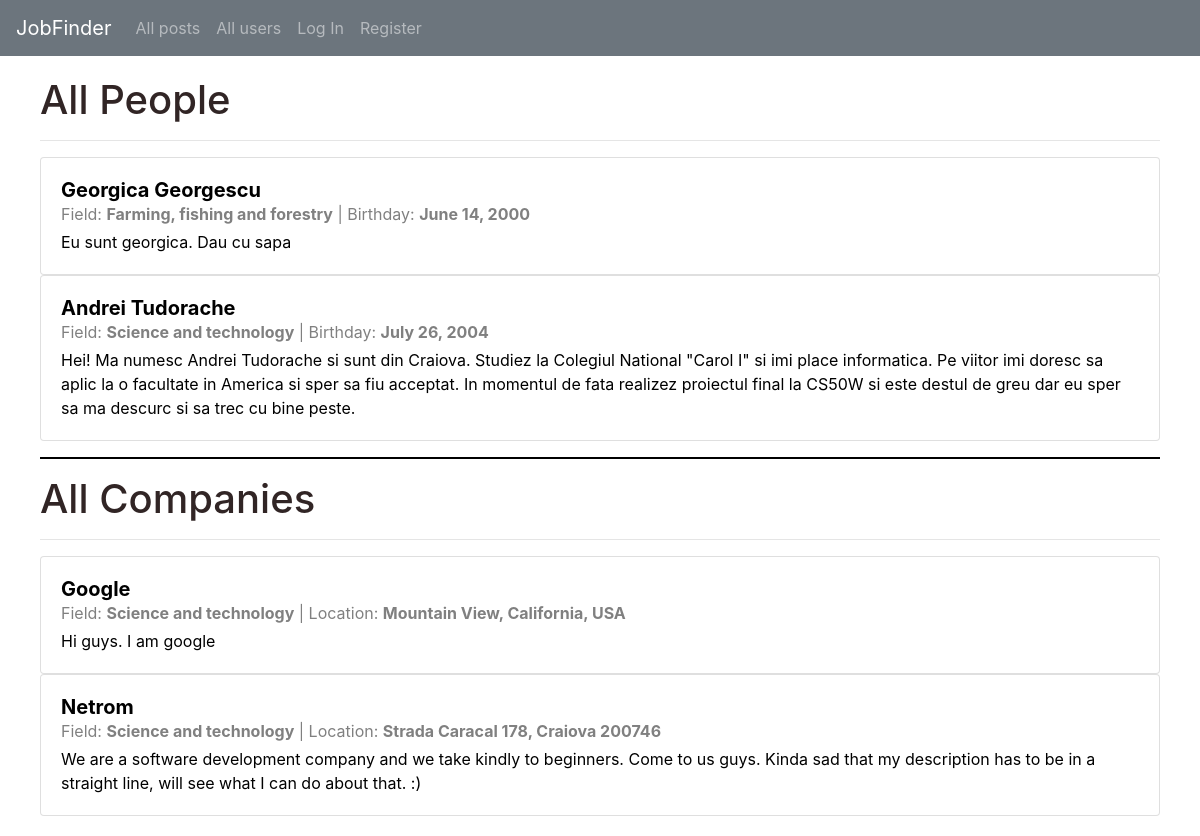
The page /users/all on the database as committed earlier.
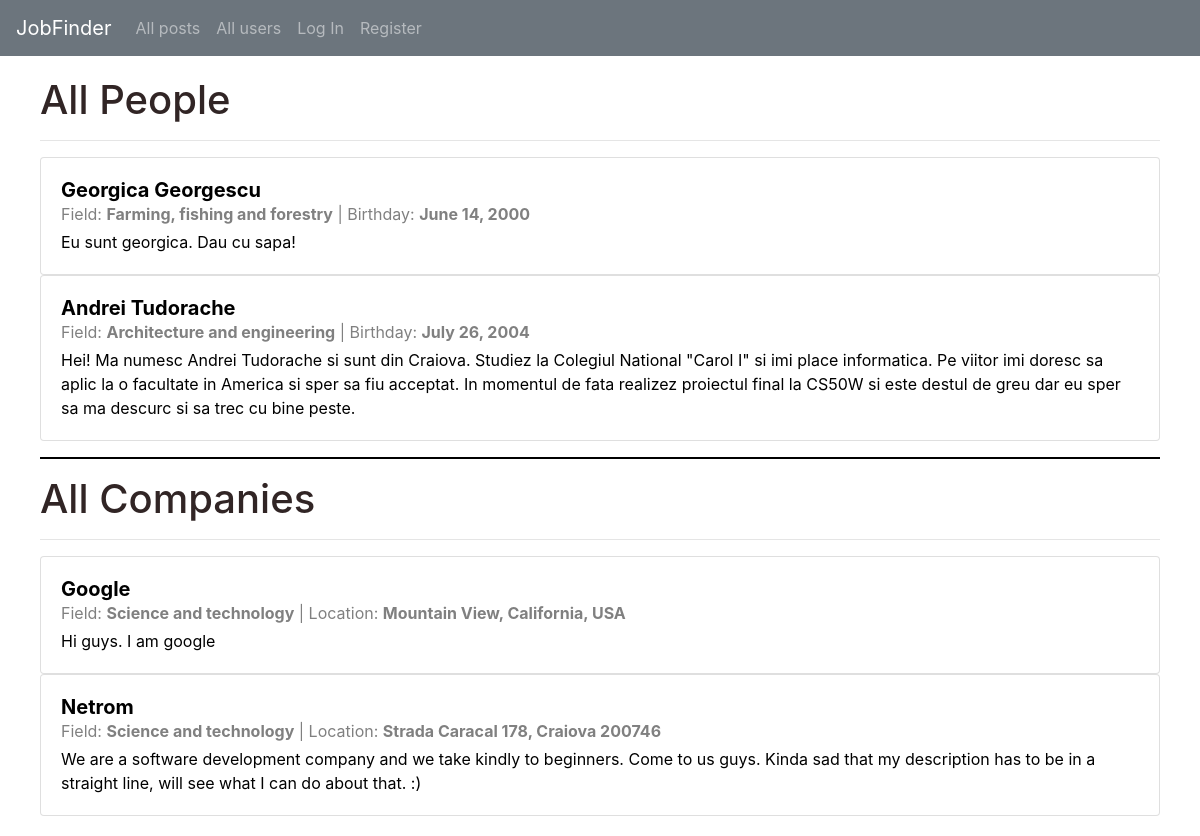
The same page on the database as committed later.
### JobFinderApp/models.py (models this page shows)
class User(AbstractUser):
    description = models.CharField(max_length=500, blank=True, null=True)
    birth_date = models.DateField(blank=True, null=True)
    field = models.CharField(max_length=500, blank=True, null=True)
    is_company = models.BooleanField(default=False)
    location = models.CharField(max_length=100, blank=True, null=True)
    link_to_location = models.CharField(max_length=200, blank=True, null=True)
    class Meta:
        ordering = ['-id']

### JobFinderApp/views.py (the view)
# urls.py: path("users/<field>", views.users, name="users"),
def users(request, field):
    if field != "all":
        return render(request, "JobFinderApp/users.html", {
            'title': field,
            'people': User.objects.filter(field = field, is_company = False),
            'companies': User.objects.filter(field = field, is_company = True)
        })
    else:
        return render(request, "JobFinderApp/users.html", {
            'title': field,
            'people': User.objects.filter(is_company = False),
            'companies': User.objects.filter(is_company = True)
        })

### JobFinderApp/templates/JobFinderApp/users.html (shortened to what this page needs)
{% extends "JobFinderApp/layout.html" %}
{% block body %}
    <div class="container-fluid" style="padding: 20px 40px">
        <h1 style="color:rgb(49, 37, 37);">
            {% if title != "all" %}
                People in the field of: {{ title }}
            {% else %}
                All People
            {% endif %}
        </h1>
        <hr>
        {% for person in people %}
            <a href="{% url 'profile' person.username %}" style="text-decoration: none; color: black;">
            <div id="{{ person.id }}" class="card post">
                <div class="card-body pb-1">
                    <h5 class="card-title mb-0"><strong>{{ person.first_name }} {{ person.last_name }}</strong></h5>
                    <span style="color: grey;">Field: <strong>{{ person.field }}</strong> | Birthday: <strong>{{ person.birth_date }}</strong></span>
                    <p class="mt-1">{{ person.description }}</p>
                </div>
            </div>
            </a>
        {% endfor %}
        <hr style="border-color: black; border-width: 2px;">
        <h1 style="color:rgb(49, 37, 37);">
            {% if title != "all" %}
                Companies in the field of: {{ title }}
            {% else %}
                All Companies
            {% endif %}
        </h1>
        <hr>
        {% for company in companies %}
            <a href="{% url 'profile' company.username %}" style="text-decoration: none; color: black;">
            <div class="card post">
                <div class="card-body pb-1">
                    <h5 class="card-title mb-0"><strong>{{ company.username }}</strong></h5>
                    <span style="color: grey;">Field: <strong>{{ company.field }}</strong> | Location: <strong>{{ company.location }}</strong></span>
                    <p class="mt-1">{{ company.description }}</p>
                </div>
            </div>
            </a>
        {% endfor %}
    </div>
{% endblock %}

Rows that differ between the two databases and show on the page:
changed User "Georgica": description "Eu sunt georgica. Dau cu sapa" → "Eu sunt georgica. Dau cu sapa!"
changed User "Andrei": field "Science and technology" → "Architecture and engineering"
